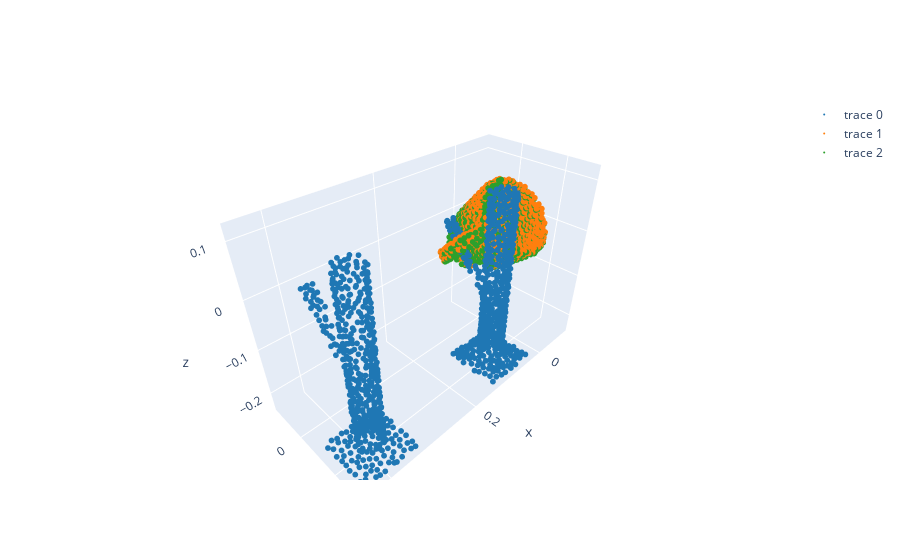
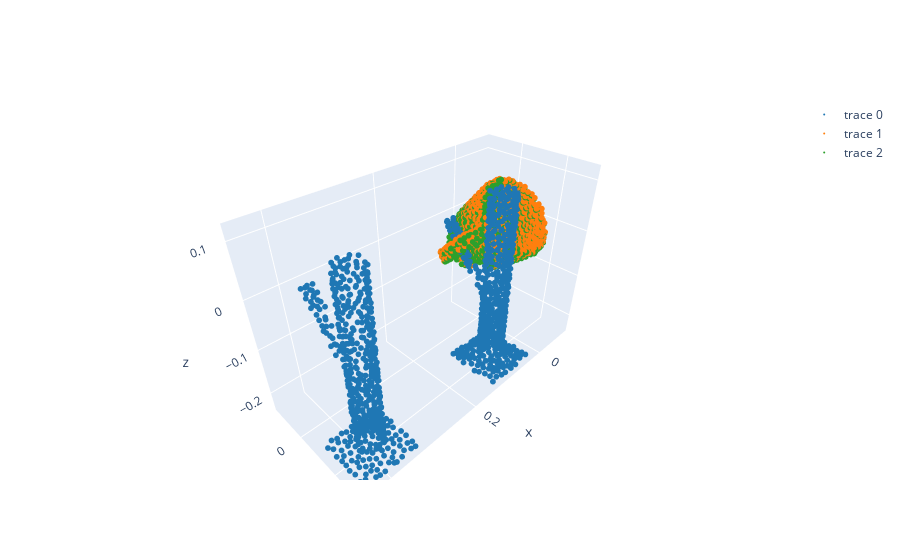

The code cell stored with these charts, in order, in its notebook:
### Code cell
from pytorch3d.transforms import Transform3d, Translate, matrix_to_axis_angle, Rotate, random_rotations
from equivariant_pose_graph.utils.se3 import dualflow2pose, flow2pose, get_translation, get_degree_angle, dense_flow_loss, pure_translation_se3

# Get the data
batch = next(val_iter)
points_action = batch['points_action'].to(model.device)
points_anchor = batch['points_anchor'].to(model.device)
points_trans_action = batch['points_action_trans'].to(model.device)
points_trans_anchor = batch['points_anchor_trans'].to(model.device)
points_onetrans_action = batch['points_action_onetrans'].to(model.device) if 'points_action_onetrans' in batch else batch['points_action'].to(model.device)
points_onetrans_anchor = batch['points_anchor_onetrans'].to(model.device) if 'points_anchor_onetrans' in batch else batch['points_anchor'].to(model.device)

T0 = Transform3d(matrix=batch['T0']).to(model.device)
T1 = Transform3d(matrix=batch['T1']).to(model.device)

# Run the model
model_outputs = model.model(points_trans_action, 
                            points_trans_anchor, 
                            points_onetrans_action, 
                            points_onetrans_anchor, 
                            n_samples=2, 
                            sampling_method='gumbel')
# flow_fix_model_outputs = flow_fix_model.model(points_trans_action, 
#                             points_trans_anchor, 
#                             points_onetrans_action, 
#                             points_onetrans_anchor, 
#                             n_samples=1, 
#                             sampling_method='gumbel')

all_predicted_points = [T1.inverse().transform_points(points_trans_anchor)[0].detach().cpu().numpy()]
for model_output in model_outputs:
    x_action = model_output['flow_action']
    x_anchor = model_output['flow_anchor']
    goal_emb = model_output['goal_emb']

    # Get the prediction from the model forward pass
    points_action = points_action[:, :, :3]
    points_anchor = points_anchor[:, :, :3]
    points_trans_action = points_trans_action[:, :, :3]
    points_trans_anchor = points_trans_anchor[:, :, :3]

    if "sampled_ixs_action" in model_outputs[0]:
        ixs_action = model_outputs[0]["sampled_ixs_action"].unsqueeze(-1)
        sampled_points_action = torch.take_along_dim(
            points_action, ixs_action, dim=1
        )
        sampled_points_trans_action = torch.take_along_dim(
            points_trans_action, ixs_action, dim=1
        )
    else:
        sampled_points_action = points_action
        sampled_points_trans_action = points_trans_action

    if "sampled_ixs_anchor" in model_outputs[0]:
        ixs_anchor = model_outputs[0]["sampled_ixs_anchor"].unsqueeze(-1)
        sampled_points_anchor = torch.take_along_dim(
            points_anchor, ixs_anchor, dim=1
        )
        sampled_points_trans_anchor = torch.take_along_dim(
            points_trans_anchor, ixs_anchor, dim=1
        )
    else:
        sampled_points_anchor = points_anchor
        sampled_points_trans_anchor = points_trans_anchor

    pred_flow_action, pred_w_action = model.extract_flow_and_weight(x_action)
    pred_flow_anchor, pred_w_anchor = model.extract_flow_and_weight(x_anchor)

    pred_T_action = dualflow2pose(xyz_src=sampled_points_trans_action, 
                                xyz_tgt=sampled_points_trans_anchor,
                                flow_src=pred_flow_action, 
                                flow_tgt=pred_flow_anchor,
                                weights_src=pred_w_action, 
                                weights_tgt=pred_w_anchor,
                                return_transform3d=True, 
                                normalization_scehme="softmax",
                                temperature=1)

    pred_points_action = pred_T_action.transform_points(points_trans_action)

    all_predicted_points.append(T1.inverse().transform_points(pred_points_action)[0].detach().cpu().numpy())

# flow_fix_all_predicted_points = [points_action[0].detach().cpu().numpy(), 
#                         T1.inverse().transform_points(points_trans_anchor)[0].detach().cpu().numpy()]
# for model_output in flow_fix_model_outputs:
#     x_action = model_output['flow_action']
#     x_anchor = model_output['flow_anchor']
#     goal_emb = model_output['goal_emb']

#     # Get the prediction from the model forward pass
#     points_action = points_action[:, :, :3]
#     points_anchor = points_anchor[:, :, :3]
#     points_trans_action = points_trans_action[:, :, :3]
#     points_trans_anchor = points_trans_anchor[:, :, :3]

#     if "sampled_ixs_action" in model_outputs[0]:
#         ixs_action = model_outputs[0]["sampled_ixs_action"].unsqueeze(-1)
#         sampled_points_action = torch.take_along_dim(
#             points_action, ixs_action, dim=1
#         )
#         sampled_points_trans_action = torch.take_along_dim(
#             points_trans_action, ixs_action, dim=1
#         )
#     else:
#         sampled_points_action = points_action
#         sampled_points_trans_action = points_trans_action

#     if "sampled_ixs_anchor" in model_outputs[0]:
#         ixs_anchor = model_outputs[0]["sampled_ixs_anchor"].unsqueeze(-1)
#         sampled_points_anchor = torch.take_along_dim(
#             points_anchor, ixs_anchor, dim=1
#         )
#         sampled_points_trans_anchor = torch.take_along_dim(
#             points_trans_anchor, ixs_anchor, dim=1
#         )
#     else:
#         sampled_points_anchor = points_anchor
#         sampled_points_trans_anchor = points_trans_anchor

#     pred_flow_action, pred_w_action = model.extract_flow_and_weight(x_action)
#     pred_flow_anchor, pred_w_anchor = model.extract_flow_and_weight(x_anchor)

#     pred_T_action = dualflow2pose(xyz_src=sampled_points_trans_action, 
#                                 xyz_tgt=sampled_points_trans_anchor,
#                                 flow_src=pred_flow_action, 
#                                 flow_tgt=pred_flow_anchor,
#                                 weights_src=pred_w_action, 
#                                 weights_tgt=pred_w_anchor,
#                                 return_transform3d=True, 
#                                 normalization_scehme="softmax",
#                                 temperature=1)

#     pred_points_action = pred_T_action.transform_points(points_trans_action)

#     flow_fix_all_predicted_points.append(T1.inverse().transform_points(pred_points_action)[0].detach().cpu().numpy())


plot_multi_np(all_predicted_points)
# plot_multi_np(flow_fix_all_predicted_points)

# predictions = []
# for model_output in model_outputs:
#     prediction = model.predict(model_output, points_trans_action, points_trans_anchor)
#     predictions.append({**prediction, **model_output})
# print(prediction.keys())

# plot_all_predictions(points_onetrans_action, points_onetrans_anchor, predictions, cfg)

### Figure 1 — Plotly figure (JSON) as saved in the notebook; plotly's stock layout.template omitted (floating-point values rounded to 4 significant figures; data arrays with more than 128 entries replaced by an {"elided": "..."} marker saying what was removed)
{"data": [{"marker": {"color": "#1f77b4", "size": 2, "symbol": "circle"}, "mode": "markers", "type": "scatter3d", "x": {"elided": "1024 float values"}, "y": {"elided": "1024 float values"}, "z": {"elided": "1024 float values"}}, {"marker": {"color": "#ff7f0e", "size": 2, "symbol": "circle"}, "mode": "markers", "type": "scatter3d", "x": {"elided": "1024 float values"}, "y": {"elided": "1024 float values"}, "z": {"elided": "1024 float values"}}, {"marker": {"color": "#2ca02c", "size": 2, "symbol": "circle"}, "mode": "markers", "type": "scatter3d", "x": {"elided": "1024 float values"}, "y": {"elided": "1024 float values"}, "z": {"elided": "1024 float values"}}], "layout": {"scene": {"aspectmode": "data"}}}

### Figure 2 — Plotly figure (JSON) as saved in the notebook; plotly's stock layout.template omitted (floating-point values rounded to 4 significant figures; data arrays with more than 128 entries replaced by an {"elided": "..."} marker saying what was removed)
{"data": [{"marker": {"color": "#1f77b4", "size": 2, "symbol": "circle"}, "mode": "markers", "type": "scatter3d", "x": {"elided": "1024 float values"}, "y": {"elided": "1024 float values"}, "z": {"elided": "1024 float values"}}, {"marker": {"color": "#ff7f0e", "size": 2, "symbol": "circle"}, "mode": "markers", "type": "scatter3d", "x": {"elided": "1024 float values"}, "y": {"elided": "1024 float values"}, "z": {"elided": "1024 float values"}}, {"marker": {"color": "#2ca02c", "size": 2, "symbol": "circle"}, "mode": "markers", "type": "scatter3d", "x": {"elided": "1024 float values"}, "y": {"elided": "1024 float values"}, "z": {"elided": "1024 float values"}}], "layout": {"scene": {"aspectmode": "data"}}}
